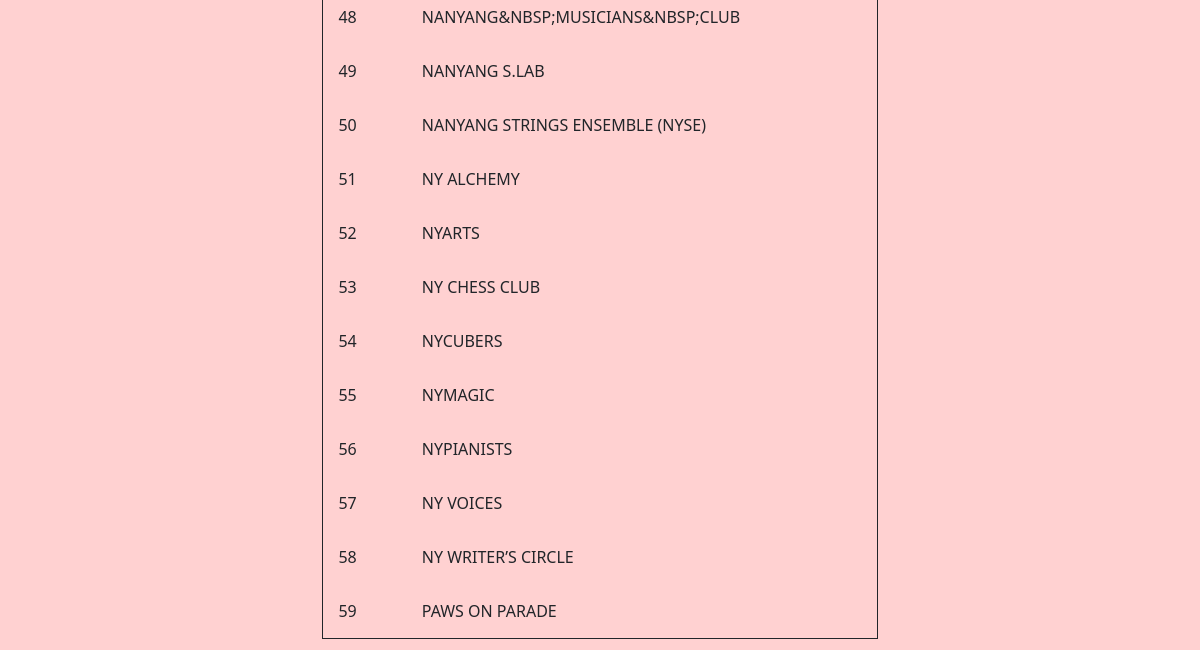
Before: /view_cca (lower part) with the older database file.
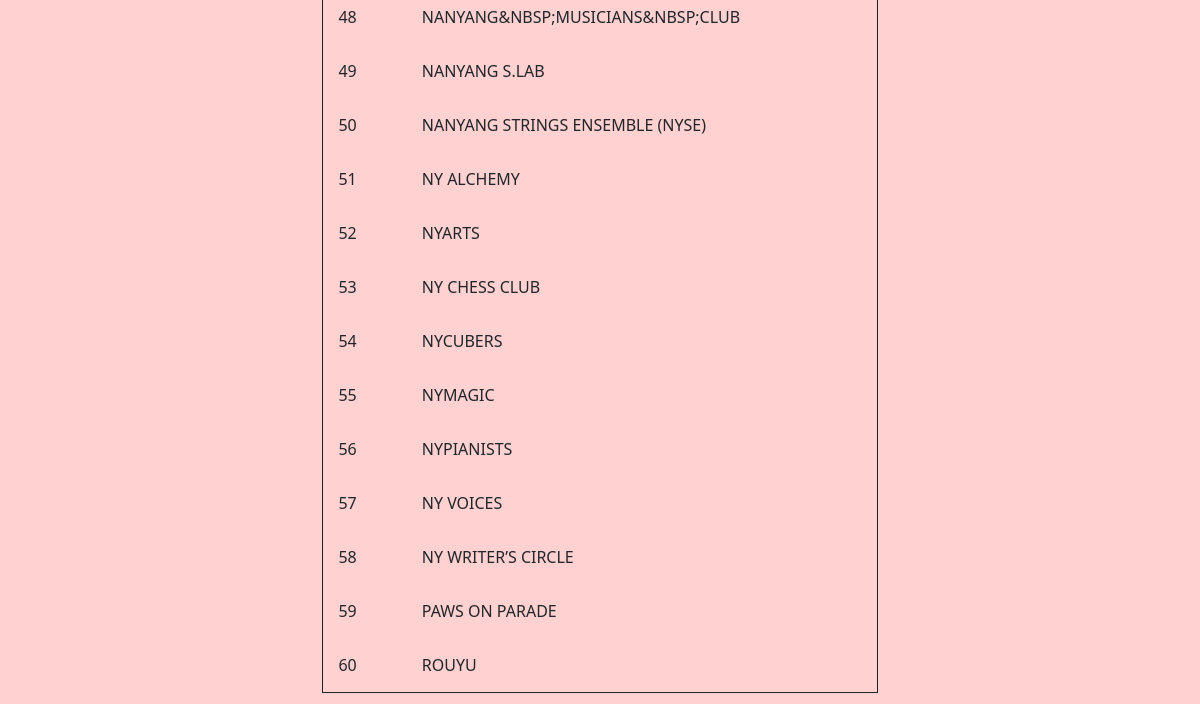
After: the same page with the newer database file.
### tables this page shows
CREATE TABLE cca (
    id INTEGER,
    name TEXT,
    PRIMARY KEY(id)
);

### main.py (the view)
@app.route('/view_cca', methods=['POST', 'GET'])
def view_cca():
    if request.method == 'POST': # selected data
        search_key = request.form['search_key']
        search_value = request.form['search_value']
        record = {search_key: search_value} # dict
        data = storage.database['ccas'].find(record) # list of dict
        if data == []:
            return frontend.view_cca(data=data, message='CCA {} {} cannot be found.'.format(search_key, search_value))
        else:
            return frontend.view_cca(data=data, message="Viewing CCAs with {} {}.".format(search_key, search_value))
    else: # all data
        data = storage.database['ccas'].get_all() # list of dict
        return frontend.view_cca(data=data, message='Viewing All CCAs.')

### frontend.py (called while the page is built)
def view_cca(data: list, message="") -> None:
    return render_template("view.html",
                           entity="cca",
                           headers=[
                               {"label": "CCA ID", "value": "id"},
                               {"label": "CCA Name", "value": "name"}],
                           data=data,
                           message=message)

### storage.py (called while the page is built)
    def execute(self, sql_statement:str, values={}) -> list:
        with sqlite3.connect('database.db') as conn:
            conn.row_factory = sqlite3.Row # turns output into dict
            cur = conn.cursor()
            cur.execute(sql_statement, values)
            results = cur.fetchall()
            list_of_dict = []
            for record in results:
                list_of_dict.append(dict(record)) # convert Row object to dict
            return list_of_dict

    def get_all(self) -> list:
        sql_statement = 'SELECT * FROM ' + self.__table
        return self.execute(sql_statement)

### templates/view.html (shortened to what this page needs)
{% extends "layout.html" %}
{% block main %}
    {% if entity == "subject" %}
    <h2>Subjects Taken</h2>
    <h3>Student Name: {{ student_name }}</h3>
    <table>
        <tr>
            {% for header in headers %}
            <th>{{ header['label'] }}</th>
            {% endfor %}
        </tr>
        {% for record in data %}
        <tr>
            {% for value in record.values() %}
            <td>{{ value }}</td>
            {% endfor %}
        </tr>
        {% endfor %}
    </table>
    <p><a href="/view_student">Return to View Student</a></p>
    {% else %}
    <table>
        {% for record in data %}
        <tr>
            {% for value in record.values() %}
            <td>{{ value }}</td>
            {% endfor %}
        </tr>
        {% endfor %}
    </table>
    {% endif %}
{% endblock %}

### templates/layout.html (shortened to what this page needs)
<!DOCTYPE html>
<html lang="en">
    <head>
        <link href="https://cdn.jsdelivr.net/npm/bootstrap@5.1.3/dist/css/bootstrap.min.css" rel="stylesheet">
        <link href="/static/styles.css" rel="stylesheet">
    </head>
    <body>
        <main class="container-fluid py-5 text-center">
            {% block main %}{% endblock %}
        </main>
    </body>
</html>

### static/styles.css (style rules this page uses)
body { background-color: #ffd1d1; }
table { border: 1px solid; margin-left: auto; margin-right: auto; }

Changed rows visible on the page:
added cca: values "60", name "ROUYU"
